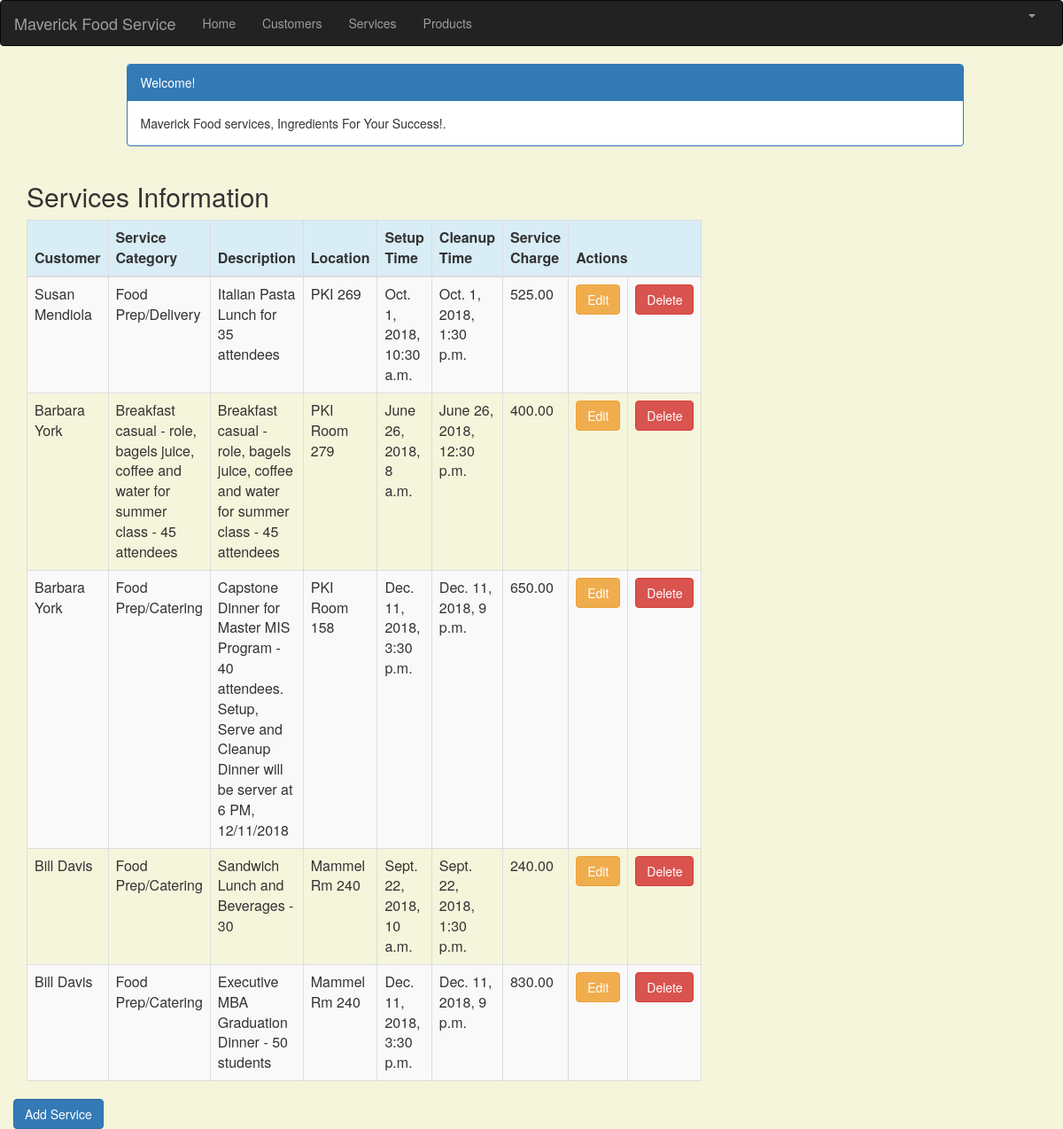
Screenshot of /service_list (signed in) with the database file from the repository.
### crm/models.py (models this page shows, shortened)
class Service(models.Model):
    cust_name = models.ForeignKey(Customer, on_delete=models.CASCADE, related_name='services')
    service_category = models.CharField(max_length=100)
    description = models.TextField()
    location = models.CharField(max_length=200)
    setup_time = models.DateTimeField(
        default=timezone.now)
    cleanup_time = models.DateTimeField(
        default=timezone.now)
    service_charge = models.DecimalField(max_digits=10, decimal_places=2)
    created_date = models.DateTimeField(
        default=timezone.now)
    updated_date = models.DateTimeField(auto_now_add=True)

class Customer(models.Model):
    cust_name = models.CharField(max_length=50)
    organization = models.CharField(max_length=100, blank=True)
    role = models.CharField(max_length=100)
    email = models.EmailField(max_length=100)
    bldgroom = models.CharField(max_length=100)
    address = models.CharField(max_length=200)
    account_number = models.IntegerField(blank=False, null=False)
    city = models.CharField(max_length=50)
    state = models.CharField(max_length=50)
    zipcode = models.CharField(max_length=10)
    phone_number = models.CharField(max_length=50)
    created_date = models.DateTimeField(
        default=timezone.now)
    updated_date = models.DateTimeField(auto_now_add=True)
    def __str__(self):
        return str(self.cust_name)

### crm/views.py (the view)
# urls.py: path('service_list', views.service_list, name='service_list'),
@login_required
def service_list(request):
    services = Service.objects.filter(created_date__lte=timezone.now())
    return render(request, 'crm/service_list.html', {'services': services})

### crm/templates/crm/service_list.html (shortened to what this page needs)
{% extends 'crm/base.html' %}
{% block content %}
    <html>
    <head>
        <link rel="stylesheet" href="https://maxcdn.bootstrapcdn.com/bootstrap/3.3.4/css/bootstrap.min.css">
    </head>
    <body>
    <div class="container">
        <div class="row">
            <div class="col-md-10 col-md-offset-1">
                <div class="panel panel-primary">
                    <div class="panel-heading">Welcome!</div>
                    <div class="panel-body">
                        Maverick Food services, Ingredients For Your Success!.
                    </div>
                </div>
            </div>
        </div>
    </div>
    <div class="row">
        <h2 style="padding-left: 15Px">Services Information</h2>
    </div>
    <div>
        <table class="table table-striped table-bordered table-hover">
            <thead>
            <tr class="bg-info">
                <th>Customer</th>
                <th>Service Category</th>
                <th>Description</th>
                <th>Location</th>
                <th>Setup Time</th>
                <th>Cleanup Time</th>
                <th>Service Charge</th>
                <th colspan="3">Actions</th>
            </tr>
            </thead>
            <tbody>
            {% for service in services %}
                <tr>
                    <td>{{ service.cust_name }}</td>
                    <td>{{ service.service_category }}</td>
                     <td>{{ service.description }}</td>
                    <td>{{ service.location }}</td>
                    <td>{{ service.setup_time }}</td>
                    <td>{{ service.cleanup_time }}</td>
                    <td>{{ service.service_charge }}</td>
                     <td><a href="{% url 'crm:service_edit' pk=service.pk %}"
                           class="btn btn-warning">Edit</a></td>
                    <td><a href="{% url 'crm:service_delete' pk=service.pk %}"
                           onclick="return confirm('Are you sure you want to delete?')"
                           class="btn btn-danger">Delete</a>
                    </td>
                </tr>
            {% endfor %}
            </tbody>
        </table>
     <div class="row">
            <a href="{% url 'crm:service_new' %}" class="row"><span
                    class="btn btn-primary">Add Service</span></a>
        </div>
    </div>
    </body>
    </html>
{% endblock %}

### crm/templates/crm/base.html (shortened to what this page needs)
{% load staticfiles %}
<html lang="en">
<head>
    <link rel="stylesheet" href="https://maxcdn.bootstrapcdn.com/bootstrap/3.3.7/css/bootstrap.min.css">
</head>
<body id="app-layout">
<nav class="navbar navbar-inverse">
    <div class="container-fluid">
        <div class="navbar-header">
            <a class="navbar-brand" href="/">
                Maverick Food Service
            </a>
        </div>
        <div class="collapse navbar-collapse" id="myNavbar">
            <ul class="nav navbar-nav">
                <li><a href="{% url 'crm:home' %}">Home</a></li>
                <li><a href="{% url 'crm:customer_list' %}">Customers</a></li>
                                                                           <li><a href="{% url 'crm:service_list' %}">Services</a></li>
                <li><a href="{% url 'crm:product_list' %}">Products</a></li>
            </ul>
            <ul class="nav navbar-nav navbar-right">
                {% if user.is_authenticated %}
                    <li class="dropdown">
                        <a href="#" class="dropdown-toggle" data-toggle="dropdown" role="button" aria-expanded="false">
                            <span class="caret"></span>
                        </a>
                    </li>
                {% else %}
                    <li><a href="{% url 'login' %}"><span class="glyphicon glyphicon-log-in"></span> Login</a></li>
                {% endif %}
            </ul>
        </div>
    </div>
</nav>
<div class="content container">
    <div class="row">
        <div class="col-md-8">
            {% block content %}{% endblock %}
        </div>
    </div>
</body>
</html>

### crm/templates/crm/base.html (style rules this page uses)
.navbar { margin-bottom: 0; border-radius: 0; }

### crm/templates/crm/service_list.html (style rules this page uses)
body { background-color: beige; }

### rows the page displays
Service: cust_name "Susan Mendiola", service_category "Food Prep/Delivery", description "Italian Pasta Lunch for 35 attendees", location "PKI 269", setup_time "Oct. 1, 2018, 10:30 a.m.", cleanup_time "Oct. 1, 2018, 1:30 p.m.", service_charge "525.00"
Service: cust_name "Barbara York", service_category "Breakfast casual - role, bagels juice, coffee and water for summer class - 45 attendees", description "Breakfast casual - role, bagels juice, coffee and water for summer class - 45 attendees", location "PKI Room 279", setup_time "June 26, 2018, 8 a.m.", cleanup_time "June 26, 2018, 12:30 p.m.", service_charge "400.00"
Service: cust_name "Barbara York", service_category "Food Prep/Catering", description "Capstone Dinner for Master MIS Program - 40 attendees. Setup, Serve and Cleanup Dinner will be server at 6 PM, 12/11/2018", location "PKI Room 158", setup_time "Dec. 11, 2018, 3:30 p.m.", cleanup_time "Dec. 11, 2018, 9 p.m.", service_charge "650.00"
Service: cust_name "Bill Davis", service_category "Food Prep/Catering", description "Sandwich Lunch and Beverages - 30", location "Mammel Rm 240", setup_time "Sept. 22, 2018, 10 a.m.", cleanup_time "Sept. 22, 2018, 1:30 p.m.", service_charge "240.00"
Service: cust_name "Bill Davis", service_category "Food Prep/Catering", description "Executive MBA Graduation Dinner - 50 students", location "Mammel Rm 240", setup_time "Dec. 11, 2018, 3:30 p.m.", cleanup_time "Dec. 11, 2018, 9 p.m.", service_charge "830.00"
